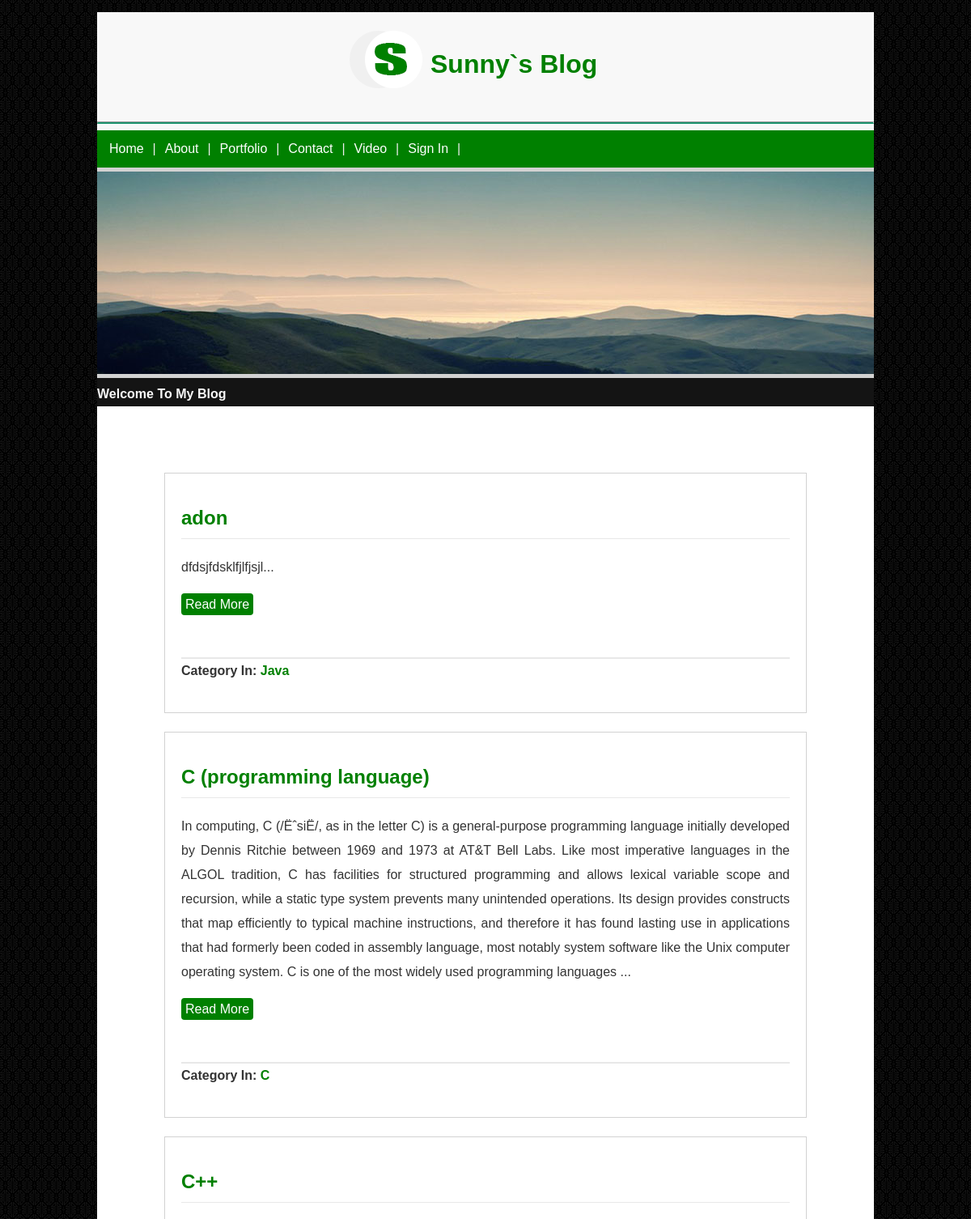
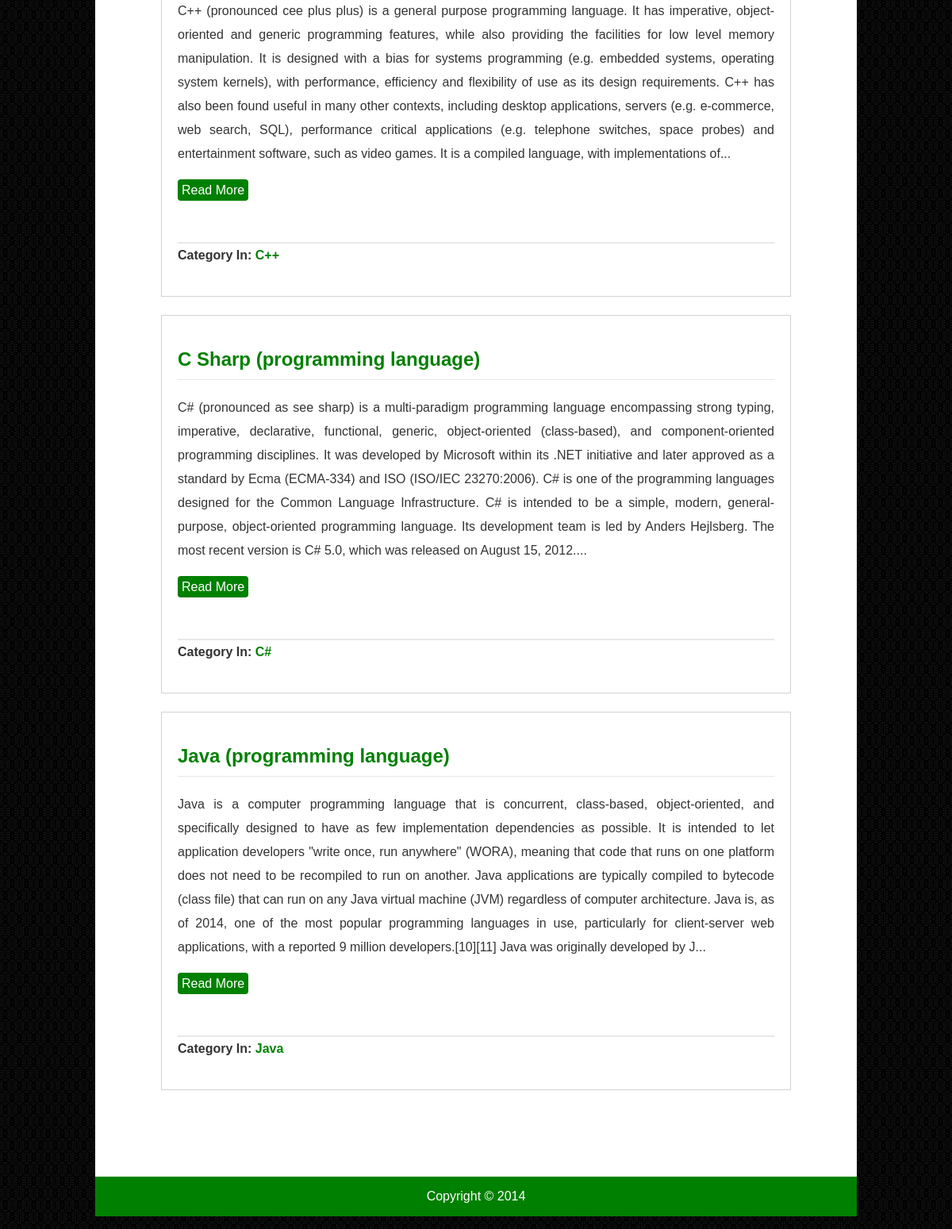
The page / on the database its author committed (2 pictures, top to bottom).
### tables this page shows
CREATE TABLE IF NOT EXISTS `posts` (
  `post_id` int(11) NOT NULL AUTO_INCREMENT,
  `post_title` varchar(255) NOT NULL,
  `post_content` text NOT NULL,
  `post_category` varchar(20) NOT NULL,
  PRIMARY KEY (`post_id`)
);

### Admin/xsscheck.php (called while the page is built)
<?php
	$htmlNormalTags = array ("<script>","</script>","<a","</a>");
	$htmlreplaceTags = array (htmlspecialchars("<script>"),htmlspecialchars("</script>"),"<a style=\"color: green;\"","</a>");
?>

### index.php (the view, shortened to what this page needs)
<?php
	include('header.php');
	include('slider.php');
	include('Admin/dbconfig.php');
	include('Admin/xsscheck.php');
?>
<?php
	$query = "SELECT * FROM posts ORDER BY post_id DESC";
	$result = mysqli_query($connection, $query);
?>
		<br>
			<table style="width: 800px;margin: 0 auto; text-align: justify;">
				<?php
					foreach ($result as $row){
				?>
				<tr>
					<td style="padding-top: 20px;">
					<div style="border: 1px solid #d2d2d2;padding: 20px;">
							<h2 style="border-bottom: 1px solid #E8E8E8;padding-bottom:10px"><font color="Green"><?php echo str_replace($htmlNormalTags,$htmlreplaceTags,$row['post_title'])?></font></h2>
							<p><?php echo str_replace($htmlNormalTags,$htmlreplaceTags,substr($row['post_content'],0,700)).'...'?></p>
						<a href="single_page.php?id=<?php echo $row['post_id']?>" class="readmore">Read More</a>
						<p style="border-top: 2px solid #E8E8E8;margin-top:50px"><b>Category In:</b> <a href="category.php?cat=<?php echo urlencode($row['post_category']);?>" style="color: green; font-weight: bold;text-decoration: none;"><?php echo $row['post_category'];?></a></p>
					</div>
					</td>
				</tr>
				<?php
					}
				?>
			</table>
<?php
	include('footer.php');
?>

### header.php (shortened to what this page needs)
<!doctype html>
<html lang="en">
<head>
	<link rel="stylesheet" type="text/css" href="css/style.css" />
</head>
<body style="background:url('image/background.png') repeat;font-family: arial;
	font-size: 16px;line-height: 30px;color: #333">
<div style="background-color: #FFFFFF; width: 960px; margin: 15px auto;">
	<div style="background-color: #F8F8F8">
		<div style="width: 350px; margin: 0 auto; padding: 15px;">
				<table>
					<tr>
						<td>
							<img src="image/logo.png">
						</td>
						<td>
							<h1><font color="green">Sunny`s Blog</h1>
						</td>
					</tr>
				</table>
		</div>
		<hr style=" border-bottom: 2px solid #1b926c;">
		<div style="padding: 5px; background-color: green; color: #EDEDED;">
			<table >
				<tr class="nav">
					<td>
						<a href="index.php"> Home </a> &nbsp;|
					</td>
					<td>
						<a href="about.php"> About </a> &nbsp;|
					</td>
					<td>
						<a href="portfolio.php"> Portfolio </a> &nbsp;|
					</td>
					<td>
						<a href="contact.php"> Contact </a> &nbsp;|
					</td>
					<td>
						<a href="video.php"> Video </a> &nbsp;|
					</td>
					<td>
						<a href="Admin/SignIn.php"> Sign In </a> &nbsp;|
					</td>
				</tr>
			</table>
		</div>
	</div>
	<div style="background-color: #fff;">

### slider.php
<div style="background-color: #d2d2d2">
	<img src="image/slider.jpg" style="padding-top:5px;" >
			<div style="background-color: #141414; color: #F8F8F8; margin-top: -5px; font-weight: bold">
				<marquee direction="left" style="padding-top: 5px;">Welcome To My Blog</marquee>
			</div>
</div>
  <br>

### footer.php
</div>
<div style=" padding-top: 80px; padding-bottom: 10px;"></div>
	<p style="background-color: green; padding: 10px;text-align: center; color: #fff">Copyright &copy; 2014</p>
</div>
</body>
</html>

### css/style.css (style rules this page uses)
.nav td a { text-decoration: none; color: #fff; padding: 7px; padding-right: 2px; }
.readmore { background-color: green; color: #FFFFFF; padding: 5px; text-decoration: none; border-radius: 4px; }

### rows shown on the page
posts: post_title "adon", post_content "dfdsjfdsklfjlfjsjl", post_category "Java"
posts: post_title "C (programming language)", post_content "In computing, C (/ËˆsiË/, as in the letter C) is a general-purpose programming language initially developed by Dennis Ritchie between 1969 and 1973 at AT&T Bell Labs. Like most imperative languages in the ALGOL tradition, C has facilities for structured programming and allows lexical variable scope and recursion, while a static type system prevents many unintended operations. Its design provides constructs that map efficiently to typical machine instructions, and therefore it has found lasting use in applications that had formerly been coded in assembly language, most notably system software like the Unix computer operating system. C is one of the most widely used programming languages", post_category "C"
posts: post_title "C++", post_content "C++ (pronounced cee plus plus) is a general purpose programming language. It has imperative, object-oriented and generic programming features, while also providing the facilities for low level memory manipulation. It is designed with a bias for systems programming (e.g. embedded systems, operating system kernels), with performance, efficiency and flexibility of use as its design requirements. C++ has also been found useful in many other contexts, including desktop applications, servers (e.g. e-commerce, web search, SQL), performance critical applications (e.g. telephone switches, space probes) and entertainment software, such as video games. It is a compiled language, with implementations of", post_category "C++"
posts: post_title "C Sharp (programming language)", post_content "C# (pronounced as see sharp) is a multi-paradigm programming language encompassing strong typing, imperative, declarative, functional, generic, object-oriented (class-based), and component-oriented programming disciplines. It was developed by Microsoft within its .NET initiative and later approved as a standard by Ecma (ECMA-334) and ISO (ISO/IEC 23270:2006). C# is one of the programming languages designed for the Common Language Infrastructure. C# is intended to be a simple, modern, general-purpose, object-oriented programming language. Its development team is led by Anders Hejlsberg. The most recent version is C# 5.0, which was released on August 15, 2012.", post_category "C#"
posts: post_title "Java (programming language)", post_content "Java is a computer programming language that is concurrent, class-based, object-oriented, and specifically designed to have as few implementation dependencies as possible. It is intended to let application developers \"write once, run anywhere\" (WORA), meaning that code that runs on one platform does not need to be recompiled to run on another. Java applications are typically compiled to bytecode (class file) that can run on any Java virtual machine (JVM) regardless of computer architecture. Java is, as of 2014, one of the most popular programming languages in use, particularly for client-server web applications, with a reported 9 million developers.[10][11] Java was originally developed by J", post_category "Java"
